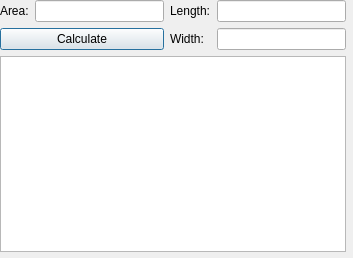
<?xml version="1.0" encoding="UTF-8"?>
<ui version="4.0">
 <class>rectangleArea</class>
 <widget class="QDialog" name="rectangleArea">
  <property name="geometry">
   <rect>
    <x>0</x>
    <y>0</y>
    <width>353</width>
    <height>258</height>
   </rect>
  </property>
  <property name="windowTitle">
   <string>Rectangle Formula: Area</string>
  </property>
  <widget class="QWidget" name="layoutWidget">
   <property name="geometry">
    <rect>
     <x>0</x>
     <y>0</y>
     <width>346</width>
     <height>252</height>
    </rect>
   </property>
   <layout class="QVBoxLayout" name="verticalLayout">
    <item>
     <layout class="QGridLayout" name="gridLayout">
      <item row="0" column="0">
       <widget class="QLabel" name="label">
        <property name="text">
         <string>Area:</string>
        </property>
       </widget>
      </item>
      <item row="0" column="1">
       <widget class="QLineEdit" name="areaText"/>
      </item>
      <item row="0" column="2">
       <widget class="QLabel" name="label_2">
        <property name="text">
         <string>Length:</string>
        </property>
       </widget>
      </item>
      <item row="0" column="3">
       <widget class="QLineEdit" name="lengthText"/>
      </item>
      <item row="1" column="0" colspan="2">
       <widget class="QPushButton" name="calculateBtn">
        <property name="text">
         <string>Calculate</string>
        </property>
       </widget>
      </item>
      <item row="1" column="2">
       <widget class="QLabel" name="label_3">
        <property name="text">
         <string>Width:</string>
        </property>
       </widget>
      </item>
      <item row="1" column="3">
       <widget class="QLineEdit" name="widthText"/>
      </item>
     </layout>
    </item>
    <item>
     <widget class="QPlainTextEdit" name="plainTextEdit"/>
    </item>
   </layout>
  </widget>
 </widget>
 <resources/>
 <connections/>
</ui>
